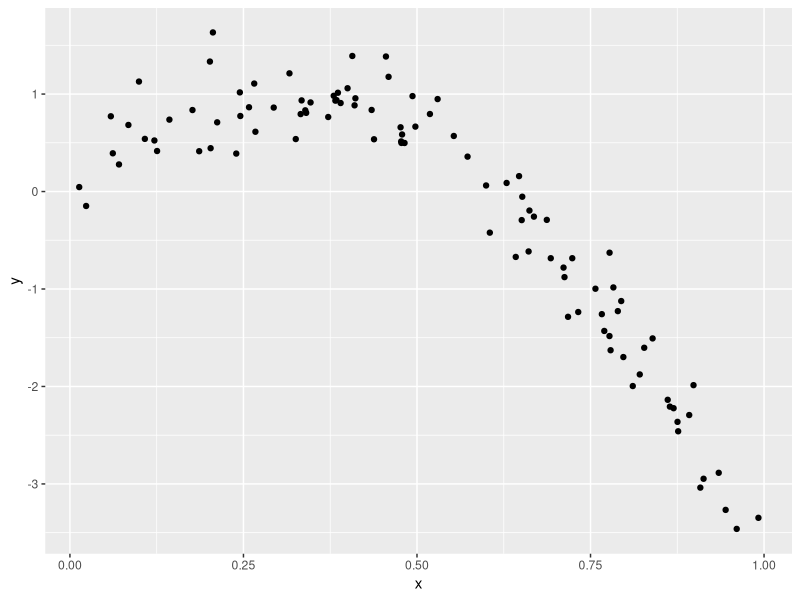
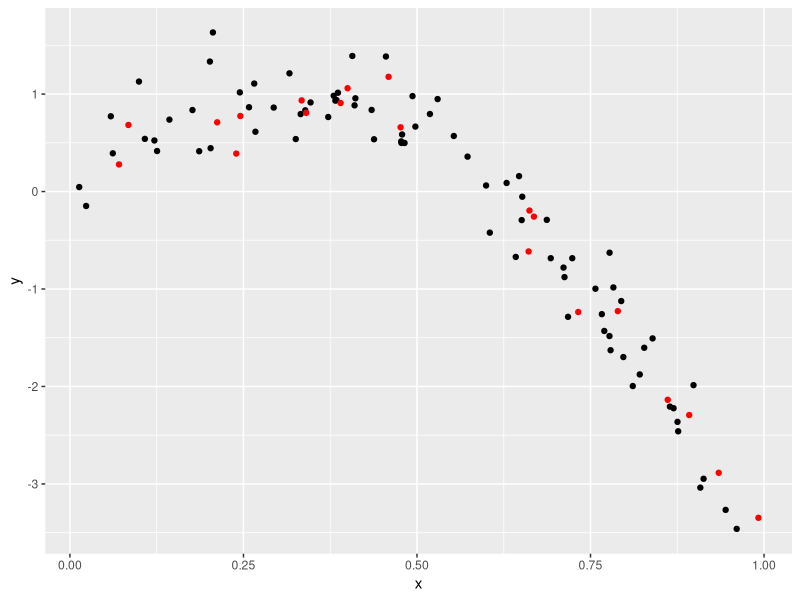
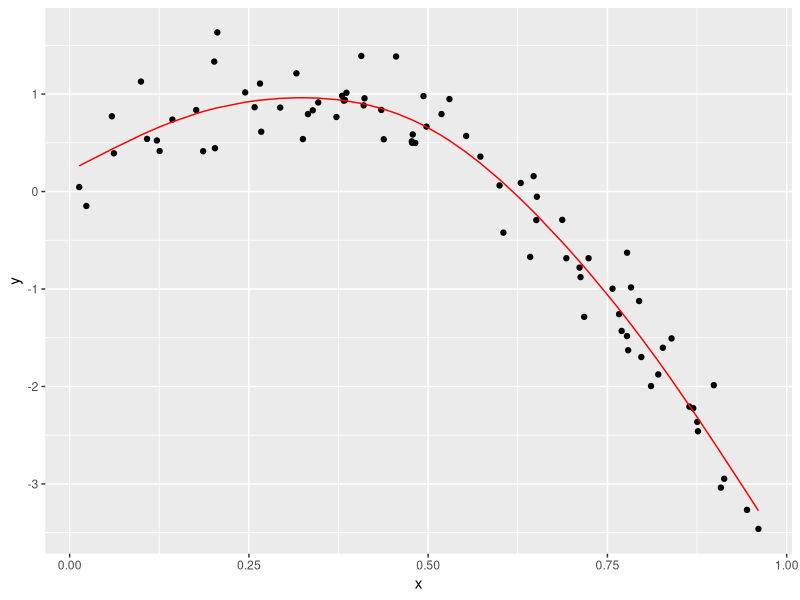
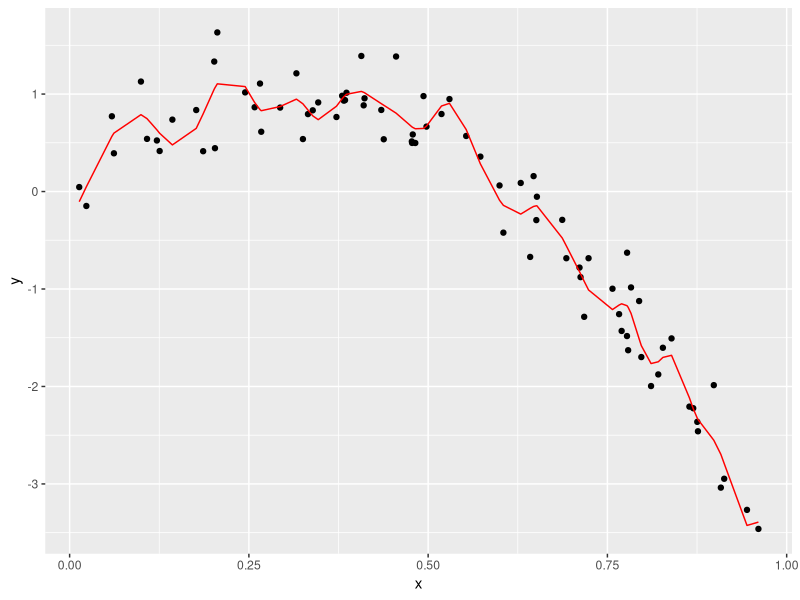
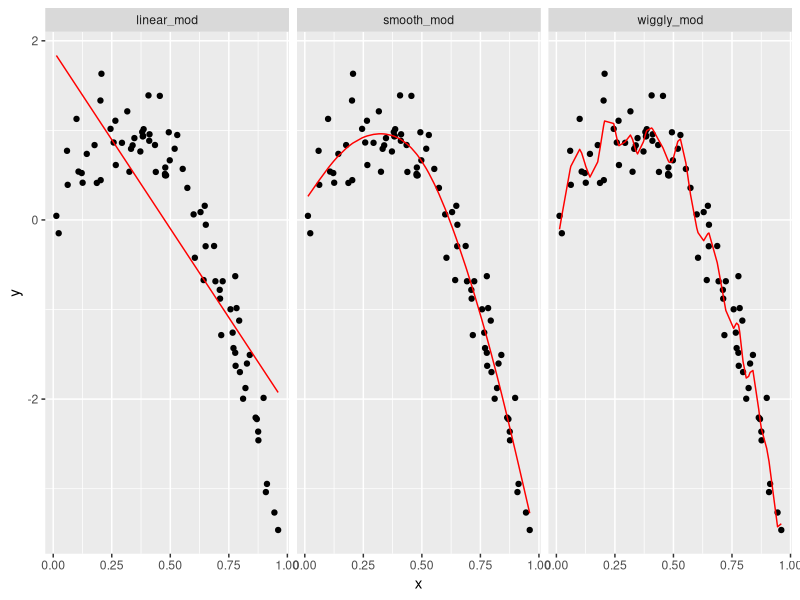
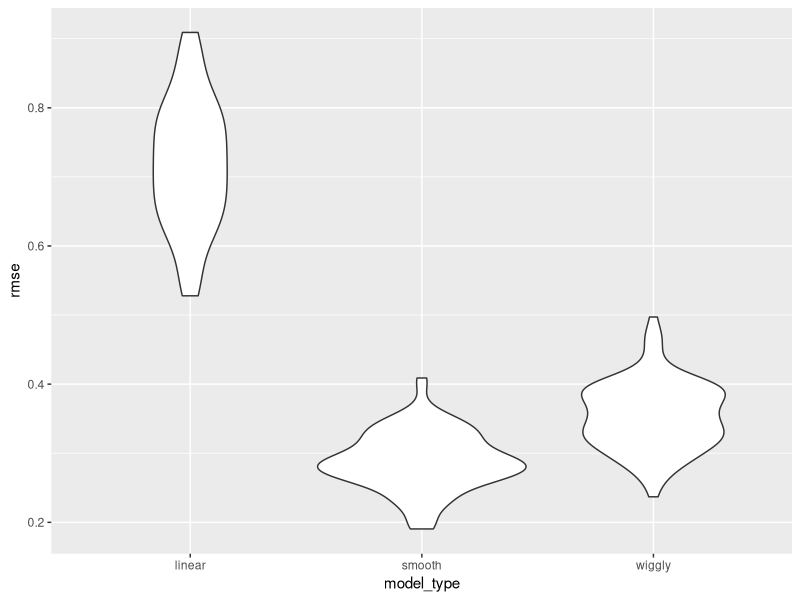

Reproduce these figures in R, in order.
## ---- chunk 1
library(tidyverse)
library(modelr)
library(mgcv)
## ---- chunk 2
set.seed(1)
## ---- chunk 3
nonlin_df = 
  tibble(
    id = 1:100,
    x = runif(100, 0, 1),
    y = 1 - 10 * (x - .3) ^ 2 + rnorm(100, 0, .3)
  )

nonlin_df |> 
  ggplot(aes(x = x, y = y)) + 
  geom_point()
## ---- chunk 4
train_df = sample_n(nonlin_df, 80)
test_df = anti_join(nonlin_df, train_df, by = "id")

ggplot(train_df, aes(x = x, y = y)) + 
  geom_point() + 
  geom_point(data = test_df, color = "red")
## ---- chunk 5
linear_mod = lm(y ~ x, data = train_df)
smooth_mod = mgcv::gam(y ~ s(x), data = train_df)
wiggly_mod = mgcv::gam(y ~ s(x, k = 30), sp = 10e-6, data = train_df)
## ---- chunk 6
train_df |> 
  add_predictions(smooth_mod) |> 
  ggplot(aes(x = x, y = y)) + geom_point() + 
  geom_line(aes(y = pred), color = "red")

train_df |> 
  add_predictions(wiggly_mod) |> 
  ggplot(aes(x = x, y = y)) + geom_point() + 
  geom_line(aes(y = pred), color = "red")
## ---- chunk 7
train_df |> 
  gather_predictions(linear_mod, smooth_mod, wiggly_mod) |> 
  mutate(model = fct_inorder(model)) |> 
  ggplot(aes(x = x, y = y)) + 
  geom_point() + 
  geom_line(aes(y = pred), color = "red") + 
  facet_wrap(~model)
## ---- chunk 8
## RMSE on training data can be misleading 
rmse(linear_mod, train_df)
rmse(smooth_mod, train_df)
rmse(wiggly_mod, train_df)

## RMSE on Testing data gives a sense of out of sample prediction accuracy!
rmse(linear_mod, test_df)
rmse(smooth_mod, test_df)
rmse(wiggly_mod, test_df)
## ---- chunk 9
cv_df = 
  nonlin_df %>% 
  crossv_mc(100) 

## ---- chunk 10
cv_df |> pull(train) |> nth(1) |> as_tibble()
cv_df |> pull(test) |> nth(1) |> as_tibble()

cv_df =
  cv_df |> 
  mutate(
    train = map(train, as_tibble),
    test = map(test, as_tibble))
## ---- chunk 11
cv_df %>% pull(train) %>% nth(3) %>% as_tibble()
## ---- chunk 12
# Define a function for linear fitting
linear_fit_function <- function(df) {
  lm(formula = formula("y ~ x"), data = df)
}

# Define a function for smooth fitting
smooth_fit_function <- function(df) {
  mgcv::gam(formula = formula("y ~ s(x)"), data = df)
}

cv_df <- 
  cv_df %>%
  mutate(
    linear_fit = map(train, linear_fit_function),
    smooth_fit = map(train, smooth_fit_function)
  ) %>%
  mutate(
    rmse_linear = map2_dbl(linear_fit, test, ~rmse(model = .x, data = .y)),
    rmse_smooth = map2_dbl(smooth_fit, test, ~rmse(model = .x, data = .y))
  )

cv_results = 
  cv_df |> 
  mutate(
    linear_fit  = map(train, \(df) lm(y ~ x, data = df)),
    smooth_fit  = map(train, \(df) mgcv::gam(y ~ s(x), data = df)),
    wiggly_fit  = map(train, \(df) mgcv::gam(y ~ s(x, k = 30), sp = 10e-6, data = df))

    ) %>% 
  mutate(
    rmse_linear = map2_dbl(linear_fit, test, \(mod, df) rmse(mod, df)),
    rmse_smooth = map2_dbl(smooth_fit, test, \(mod, df) rmse(mod, df)),
    rmse_wiggly = map2_dbl(wiggly_fit, test, \(mod, df) rmse(mod, df))

    )

cv_results
## ---- chunk 13
cv_results %>% 
  select(starts_with("rmse")) %>% 
  pivot_longer(
    everything(),
    names_to = "model_type", 
    values_to = "rmse",
    names_prefix = "rmse_") %>% 
  group_by(model_type) %>% 
  summarize(m_rmse = mean(rmse))
  


## can also plot this with GGplot

cv_results %>% 
  select(starts_with("rmse")) %>% 
  pivot_longer(
    everything(),
    names_to = "model_type", 
    values_to = "rmse",
    names_prefix = "rmse_") %>% 
  ggplot(aes(x = model_type, y = rmse)) +
  geom_violin()
